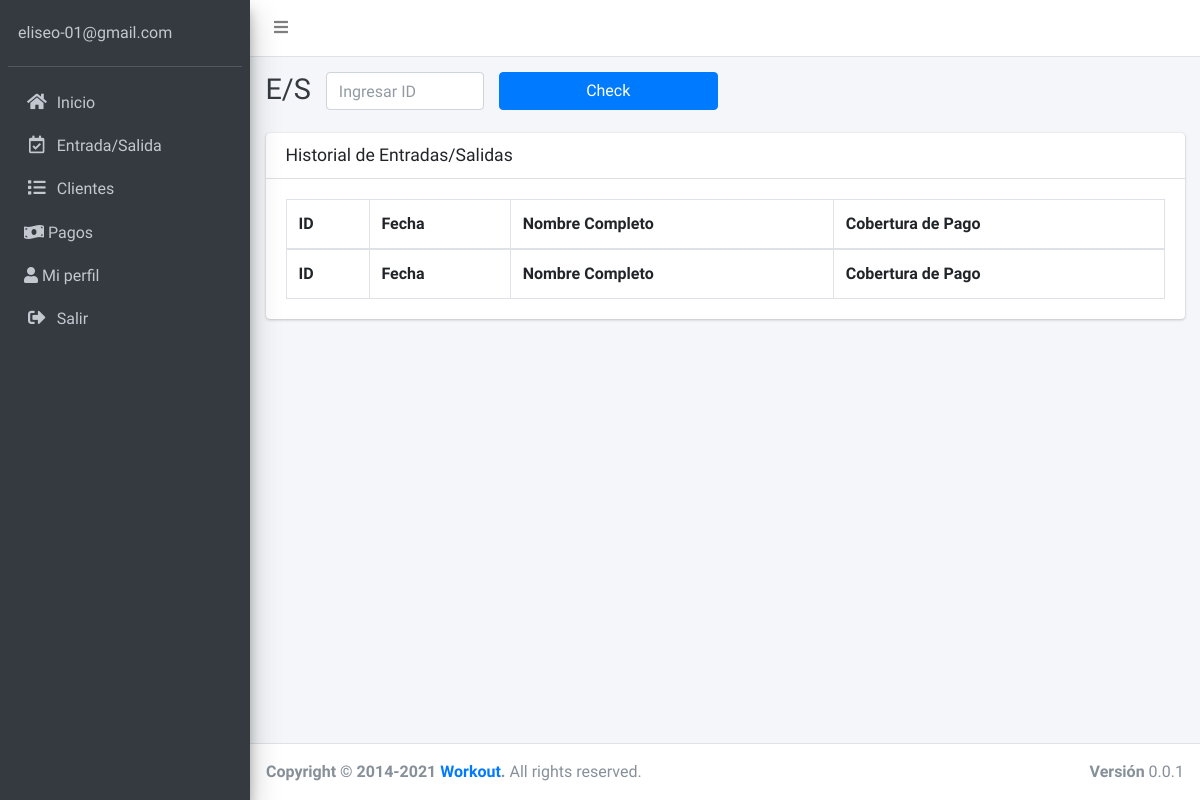
Before: /admin/pages/entrada-salida.php (signed in) with the older database file.
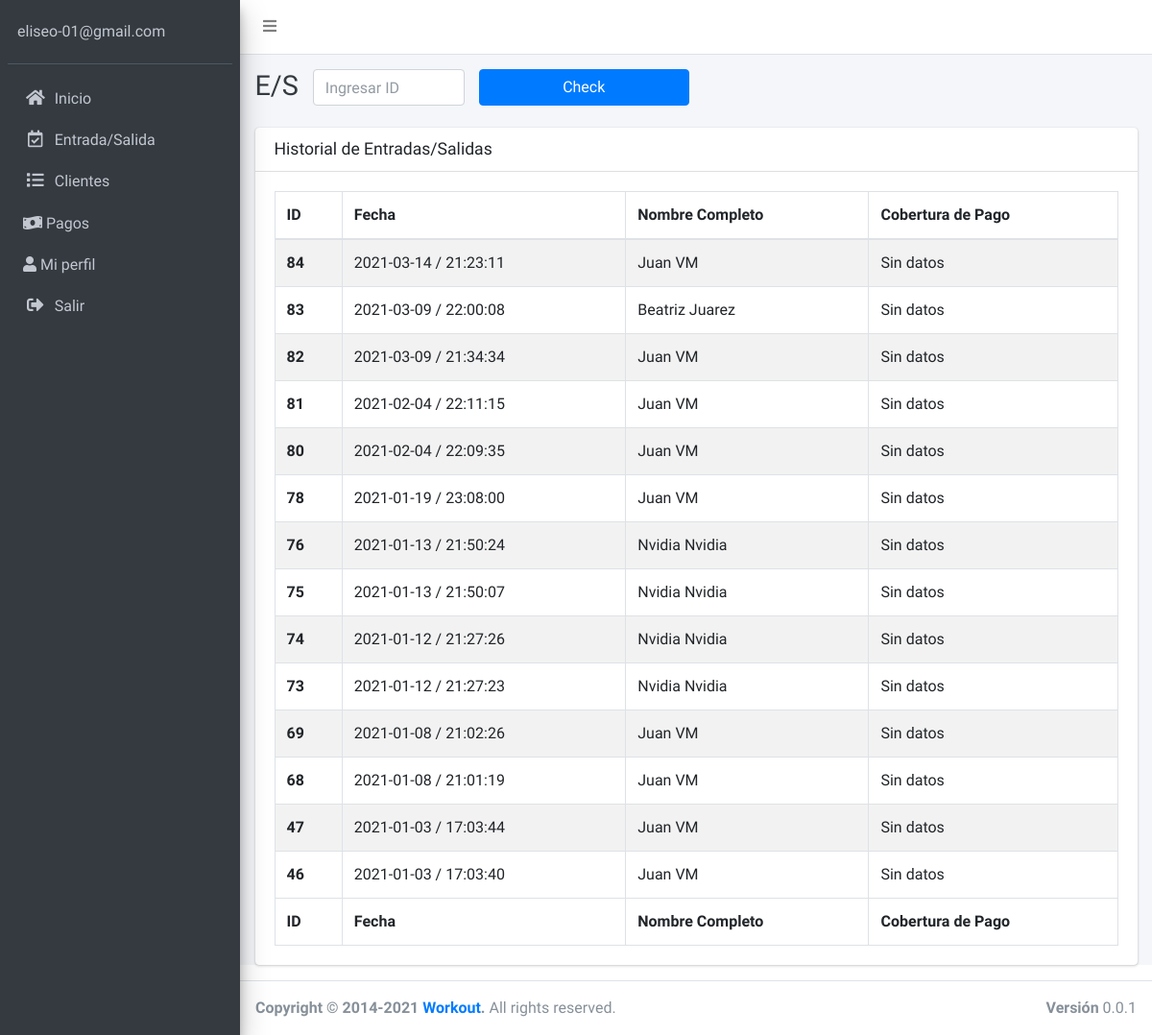
After: the same page with the newer database file.
### tables this page shows
CREATE TABLE `entrada_salida` (
  `id_entrada_salida` int(11) NOT NULL,
  `cliente_entrada_salida` int(11) NOT NULL,
  `fecha_entrada_salida` date NOT NULL,
  `e_s` time NOT NULL
);

CREATE TABLE `cliente` (
  `id_cliente` int(11) NOT NULL,
  `nombre_cliente` varchar(60) NOT NULL,
  `apellido_cliente` varchar(60) NOT NULL,
  `email_cliente` varchar(60) NOT NULL,
  `fecha_nacimiento_cliente` date NOT NULL,
  `telefono_cliente` varchar(15) NOT NULL,
  `gimnasio_cliente` int(11) NOT NULL,
  `url_imagen_cliente` varchar(100) NOT NULL,
  `fecha_creacion_cliente` date DEFAULT NULL
);

### admin/pages/entrada-salida.php (the view, shortened to what this page needs)
<?php
include 'funciones/funciones.php';
include 'templates/header.php';
include 'templates/barra-superior.php';
include 'templates/barra-lateral.php';
$id = $_SESSION['id'];
?>
  <div class="content-wrapper">
    <div class="content-header">
      <div class="container-fluid">
        <div class="row mb-2">
          <div class="col-sm-12">
            <form name="guardar-registro-entrada-salida" id="guardar-registro-entrada-salida" method="POST" action="modelo-entrada-salida.php" data-aos="fade">
              <div class="row">
                <div class="col-3">
                  <div class="row">
                    <div class="col-md-auto">
                      <h1 class="m-0 text-dark">E/S</h1>
                    </div>
                    <div class="col">
                      <input type="text" class="form-control" name="id_entrada_salida" id="id_entrada_salida" placeholder="Ingresar ID">
                    </div>
                  </div>
                </div>
                <div class="col-3">
                  <input type="submit" class="btn btn-block btn-primary" id="" value="Check">
                </div>
                </div>
              </form>
          </div>
        </div>
      </div>
    </div>
    <section class="content">
      <div class="container-fluid">
        <div class="card">
          <div class="card-header">
            <h3 class="card-title">Historial de Entradas/Salidas</h3>
          </div>
          <div class="card-body">
            <table id="registros-entrada-salida" class="table table-bordered table-striped">
              <thead>
              <tr>
                <th>ID</th>
                <th>Fecha</th>
                <th>Nombre Completo</th>
                <th>Cobertura de Pago</th>
              </tr>
              </thead>
              <tbody>
                <?php
                try {
                  $sql = "SELECT ";
                  $sql .= " es.id_entrada_salida AS 'id_entrada_salida', ";
                  $sql .= " es.fecha_entrada_salida AS 'f_entrada_salida', ";
                  $sql .= " es.e_s AS 'h_entrada_salida', ";
                  $sql .= " c.id_cliente AS 'id_cliente', ";
                  $sql .= " c.nombre_cliente AS 'nombre_cliente', ";
                  $sql .= " c.apellido_cliente AS 'apellido_cliente', ";
                  $sql .= " c.gimnasio_cliente AS 'gimnasio_cliente', ";
                  $sql .= " IFNULL(p.id_pago, 'Sin datos') AS 'id_pago', ";
                  $sql .= " IFNULL(p.nombre_cliente_pago, 'Sin datos') AS 'id_cliente_en_el_pago', ";
                  $sql .= " IFNULL(p.cobertura_pago, 'Sin datos') AS 'cobertura_pago', ";
                  $sql .= " IFNULL(p.pago, 'Sin datos') AS 'pago', ";
                  $sql .= " IFNULL(p.fecha_creacion_pago, 'Sin datos') AS 'fecha_pago' ";
                  $sql .= " FROM entrada_salida es ";
                  $sql .= " LEFT JOIN cliente c ";
                  $sql .= " ON es.cliente_entrada_salida = c.id_cliente ";
                  $sql .= " LEFT JOIN pago p ";
                  $sql .= " ON c.id_cliente = p.nombre_cliente_pago ";
                  $sql .= " WHERE c.gimnasio_cliente = $id ";
                  $sql .= " ORDER BY es.id_entrada_salida DESC ";
                  $resultado = $conn->query($sql);
                } catch (Exception $e) {
                  $error = $e->getMessage();
                  echo $error;
                }
                while($entrada_salida = $resultado->fetch_assoc()) { ?>
                  <tr>
                    <th><?php echo $entrada_salida['id_entrada_salida']; ?></th>
                    <td><?php echo $entrada_salida['f_entrada_salida'] . ' / ' . $entrada_salida['h_entrada_salida']; ?></td>
                    <td><?php echo $entrada_salida['nombre_cliente'] . ' ' . $entrada_salida['apellido_cliente']; ?></td>
                    <td><?php echo $entrada_salida['cobertura_pago']; ?></td>
                  </tr>
                <?php } ?>
              </tbody>
              <tfoot>
              <tr>
                <th>ID</th>
                <th>Fecha</th>
                <th>Nombre Completo</th>
                <th>Cobertura de Pago</th>
              </tr>
              </tfoot>
            </table>
          </div>
        </div>
      </div>
    </section>
  </div>
<?php
include 'templates/footer.php';
?>

Changed rows visible on the page:
added entrada_salida: id_entrada_salida "84", fecha_entrada_salida "2021-03-14", e_s "21:23:11", cliente_entrada_salida.nombre_cliente "Juan", cliente_entrada_salida.apellido_cliente "VM", cobertura_pago "Sin datos"
added entrada_salida: id_entrada_salida "83", fecha_entrada_salida "2021-03-09", e_s "22:00:08", cliente_entrada_salida.nombre_cliente "Beatriz", cliente_entrada_salida.apellido_cliente "Juarez", cobertura_pago "Sin datos"
added entrada_salida: id_entrada_salida "82", fecha_entrada_salida "2021-03-09", e_s "21:34:34", cliente_entrada_salida.nombre_cliente "Juan", cliente_entrada_salida.apellido_cliente "VM", cobertura_pago "Sin datos"
added entrada_salida: id_entrada_salida "81", fecha_entrada_salida "2021-02-04", e_s "22:11:15", cliente_entrada_salida.nombre_cliente "Juan", cliente_entrada_salida.apellido_cliente "VM", cobertura_pago "Sin datos"
added entrada_salida: id_entrada_salida "80", fecha_entrada_salida "2021-02-04", e_s "22:09:35", cliente_entrada_salida.nombre_cliente "Juan", cliente_entrada_salida.apellido_cliente "VM", cobertura_pago "Sin datos"
added entrada_salida: id_entrada_salida "78", fecha_entrada_salida "2021-01-19", e_s "23:08:00", cliente_entrada_salida.nombre_cliente "Juan", cliente_entrada_salida.apellido_cliente "VM", cobertura_pago "Sin datos"
added entrada_salida: id_entrada_salida "76", fecha_entrada_salida "2021-01-13", e_s "21:50:24", cliente_entrada_salida.nombre_cliente "Nvidia", cliente_entrada_salida.apellido_cliente "Nvidia", cobertura_pago "Sin datos"
added entrada_salida: id_entrada_salida "75", fecha_entrada_salida "2021-01-13", e_s "21:50:07", cliente_entrada_salida.nombre_cliente "Nvidia", cliente_entrada_salida.apellido_cliente "Nvidia", cobertura_pago "Sin datos"
added entrada_salida: id_entrada_salida "74", fecha_entrada_salida "2021-01-12", e_s "21:27:26", cliente_entrada_salida.nombre_cliente "Nvidia", cliente_entrada_salida.apellido_cliente "Nvidia", cobertura_pago "Sin datos"
added entrada_salida: id_entrada_salida "73", fecha_entrada_salida "2021-01-12", e_s "21:27:23", cliente_entrada_salida.nombre_cliente "Nvidia", cliente_entrada_salida.apellido_cliente "Nvidia", cobertura_pago "Sin datos"
added entrada_salida: id_entrada_salida "69", fecha_entrada_salida "2021-01-08", e_s "21:02:26", cliente_entrada_salida.nombre_cliente "Juan", cliente_entrada_salida.apellido_cliente "VM", cobertura_pago "Sin datos"
added entrada_salida: id_entrada_salida "68", fecha_entrada_salida "2021-01-08", e_s "21:01:19", cliente_entrada_salida.nombre_cliente "Juan", cliente_entrada_salida.apellido_cliente "VM", cobertura_pago "Sin datos"
now on this page (row unchanged): entrada_salida: id_entrada_salida "47", fecha_entrada_salida "2021-01-03", e_s "17:03:44", cliente_entrada_salida.nombre_cliente "Juan", cliente_entrada_salida.apellido_cliente "VM", cobertura_pago "Sin datos"
now on this page (row unchanged): entrada_salida: id_entrada_salida "46", fecha_entrada_salida "2021-01-03", e_s "17:03:40", cliente_entrada_salida.nombre_cliente "Juan", cliente_entrada_salida.apellido_cliente "VM", cobertura_pago "Sin datos"
